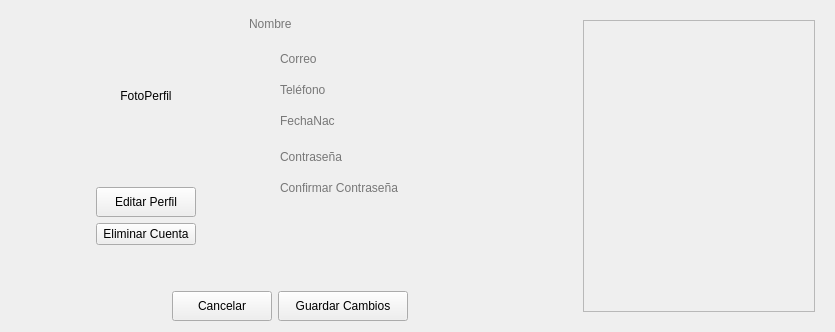
          <widget class="QWidget" name="page_miPerfilPac">
           <layout class="QGridLayout" name="gridLayout_73">
            <item row="0" column="0">
             <layout class="QHBoxLayout" name="horizontalLayout_82">
              <item>
               <spacer name="horizontalSpacer_89">
                <property name="orientation">
                 <enum>Qt::Horizontal</enum>
                </property>
                <property name="sizeHint" stdset="0">
                 <size>
                  <width>40</width>
                  <height>20</height>
                 </size>
                </property>
               </spacer>
              </item>
              <item>
               <layout class="QVBoxLayout" name="verticalLayout_36">
                <item>
                 <layout class="QHBoxLayout" name="horizontalLayout_83">
                  <item>
                   <layout class="QVBoxLayout" name="verticalLayout_37">
                    <item>
                     <layout class="QHBoxLayout" name="horizontalLayout_84">
                      <item>
                       <spacer name="horizontalSpacer_90">
                        <property name="orientation">
                         <enum>Qt::Horizontal</enum>
                        </property>
                        <property name="sizeType">
                         <enum>QSizePolicy::Fixed</enum>
                        </property>
                        <property name="sizeHint" stdset="0">
                         <size>
                          <width>10</width>
                          <height>20</height>
                         </size>
                        </property>
                       </spacer>
                      </item>
                      <item>
                       <widget class="QLabel" name="label_imgPerfilPaciente">
                        <property name="sizePolicy">
                         <sizepolicy hsizetype="Expanding" vsizetype="Expanding">
                          <horstretch>0</horstretch>
                          <verstretch>0</verstretch>
                         </sizepolicy>
                        </property>
                        <property name="minimumSize">
                         <size>
                          <width>170</width>
                          <height>170</height>
                         </size>
                        </property>
                        <property name="maximumSize">
                         <size>
                          <width>170</width>
                          <height>170</height>
                         </size>
                        </property>
                        <property name="layoutDirection">
                         <enum>Qt::LeftToRight</enum>
                        </property>
                        <property name="styleSheet">
                         <string notr="true"/>
                        </property>
                        <property name="text">
                         <string>FotoPerfil</string>
                        </property>
                        <property name="scaledContents">
                         <bool>true</bool>
                        </property>
                        <property name="alignment">
                         <set>Qt::AlignCenter</set>
                        </property>
                       </widget>
                      </item>
                      <item>
                       <spacer name="horizontalSpacer_91">
                        <property name="orientation">
                         <enum>Qt::Horizontal</enum>
                        </property>
                        <property name="sizeType">
                         <enum>QSizePolicy::Fixed</enum>
                        </property>
                        <property name="sizeHint" stdset="0">
                         <size>
                          <width>10</width>
                          <height>20</height>
                         </size>
                        </property>
                       </spacer>
                      </item>
                     </layout>
                    </item>
                    <item>
                     <layout class="QHBoxLayout" name="horizontalLayout_85">
                      <item>
                       <spacer name="horizontalSpacer_92">
                        <property name="orientation">
                         <enum>Qt::Horizontal</enum>
                        </property>
                        <property name="sizeType">
                         <enum>QSizePolicy::Fixed</enum>
                        </property>
                        <property name="sizeHint" stdset="0">
                         <size>
                          <width>40</width>
                          <height>20</height>
                         </size>
                        </property>
                       </spacer>
                      </item>
                      <item>
                       <widget class="QPushButton" name="btnEditarPaciente">
                        <property name="minimumSize">
                         <size>
                          <width>100</width>
                          <height>30</height>
                         </size>
                        </property>
                        <property name="maximumSize">
                         <size>
                          <width>100</width>
                          <height>30</height>
                         </size>
                        </property>
                        <property name="styleSheet">
                         <string notr="true"/>
                        </property>
                        <property name="text">
                         <string>Editar Perfil</string>
                        </property>
                       </widget>
                      </item>
                      <item>
                       <spacer name="horizontalSpacer_93">
                        <property name="orientation">
                         <enum>Qt::Horizontal</enum>
                        </property>
                        <property name="sizeType">
                         <enum>QSizePolicy::Fixed</enum>
                        </property>
                        <property name="sizeHint" stdset="0">
                         <size>
                          <width>40</width>
                          <height>20</height>
                         </size>
                        </property>
                       </spacer>
                      </item>
                     </layout>
                    </item>
                    <item>
                     <layout class="QHBoxLayout" name="horizontalLayout_122">
                      <item>
                       <spacer name="horizontalSpacer_139">
                        <property name="orientation">
                         <enum>Qt::Horizontal</enum>
                        </property>
                        <property name="sizeHint" stdset="0">
                         <size>
                          <width>40</width>
                          <height>20</height>
                         </size>
                        </property>
                       </spacer>
                      </item>
                      <item>
                       <widget class="QPushButton" name="pb_bajaPaciente">
                        <property name="text">
                         <string> Eliminar Cuenta </string>
                        </property>
                       </widget>
                      </item>
                      <item>
                       <spacer name="horizontalSpacer_138">
                        <property name="orientation">
                         <enum>Qt::Horizontal</enum>
                        </property>
                        <property name="sizeHint" stdset="0">
                         <size>
                          <width>40</width>
                          <height>20</height>
                         </size>
                        </property>
                       </spacer>
                      </item>
                     </layout>
                    </item>
                    <item>
                     <spacer name="verticalSpacer_34">
                      <property name="orientation">
                       <enum>Qt::Vertical</enum>
                      </property>
                      <property name="sizeHint" stdset="0">
                       <size>
                        <width>20</width>
                        <height>40</height>
                       </size>
                      </property>
                     </spacer>
                    </item>
                   </layout>
                  </item>
                  <item>
                   <layout class="QVBoxLayout" name="verticalLayout_38">
                    <item>
                     <widget class="QLineEdit" name="label_pagPaciente">
                      <property name="minimumSize">
                       <size>
                        <width>0</width>
                        <height>25</height>
                       </size>
                      </property>
                      <property name="styleSheet">
                       <string notr="true">font: 75 18pt &quot;MS Shell Dlg 2&quot;;
border:none;
background-color:transparent;</string>
                      </property>
                      <property name="readOnly">
                       <bool>true</bool>
                      </property>
                      <property name="placeholderText">
                       <string>Nombre</string>
                      </property>
                     </widget>
                    </item>
                    <item>
                     <spacer name="verticalSpacer_35">
                      <property name="orientation">
                       <enum>Qt::Vertical</enum>
                      </property>
                      <property name="sizeType">
                       <enum>QSizePolicy::Fixed</enum>
                      </property>
                      <property name="sizeHint" stdset="0">
                       <size>
                        <width>20</width>
                        <height>5</height>
                       </size>
                      </property>
                     </spacer>
                    </item>
                    <item>
                     <layout class="QHBoxLayout" name="horizontalLayout_86">
                      <item>
                       <widget class="QLabel" name="imgCorreo_3">
                        <property name="minimumSize">
                         <size>
                          <width>25</width>
                          <height>25</height>
                         </size>
                        </property>
                        <property name="maximumSize">
                         <size>
                          <width>25</width>
                          <height>25</height>
                         </size>
                        </property>
                        <property name="text">
                         <string/>
                        </property>
                        <property name="pixmap">
                         <pixmap resource="imgs/imgs.qrc">:/imgs/email.png</pixmap>
                        </property>
                        <property name="scaledContents">
                         <bool>true</bool>
                        </property>
                       </widget>
                      </item>
                      <item>
                       <widget class="QLineEdit" name="lineCorreoPaciente">
                        <property name="minimumSize">
                         <size>
                          <width>250</width>
                          <height>20</height>
                         </size>
                        </property>
                        <property name="styleSheet">
                         <string notr="true">font: 15pt &quot;MS Shell Dlg 2&quot;;
border:none;
background-color:transparent</string>
                        </property>
                        <property name="readOnly">
                         <bool>true</bool>
                        </property>
                        <property name="placeholderText">
                         <string>Correo</string>
                        </property>
                       </widget>
                      </item>
                     </layout>
                    </item>
                    <item>
                     <layout class="QHBoxLayout" name="horizontalLayout_87">
                      <item>
                       <widget class="QLabel" name="imgTel_5">
                        <property name="minimumSize">
                         <size>
                          <width>25</width>
                          <height>25</height>
                         </size>
                        </property>
                        <property name="maximumSize">
                         <size>
                          <width>25</width>
                          <height>25</height>
                         </size>
                        </property>
                        <property name="text">
                         <string/>
                        </property>
                        <property name="pixmap">
                         <pixmap resource="imgs/imgs.qrc">:/imgs/phone.png</pixmap>
                        </property>
                        <property name="scaledContents">
                         <bool>true</bool>
                        </property>
                       </widget>
                      </item>
                      <item>
                       <widget class="QLineEdit" name="lineTelPaciente">
                        <property name="minimumSize">
                         <size>
                          <width>200</width>
                          <height>20</height>
                         </size>
                        </property>
                        <property name="styleSheet">
                         <string notr="true">font: 15pt &quot;MS Shell Dlg 2&quot;;
border:none;
background-color:transparent</string>
                        </property>
                        <property name="maxLength">
                         <number>10</number>
                        </property>
                        <property name="readOnly">
                         <bool>true</bool>
                        </property>
                        <property name="placeholderText">
                         <string>Teléfono</string>
                        </property>
                       </widget>
                      </item>
                     </layout>
                    </item>
                    <item>
                     <layout class="QHBoxLayout" name="horizontalLayout_88">
                      <item>
                       <widget class="QLabel" name="imgTel_6">
                        <property name="minimumSize">
                         <size>
                          <width>25</width>
                          <height>25</height>
                         </size>
                        </property>
                        <property name="maximumSize">
                         <size>
                          <width>25</width>
                          <height>25</height>
                         </size>
                        </property>
                        <property name="text">
                         <string/>
                        </property>
                        <property name="pixmap">
                         <pixmap resource="imgs/imgs.qrc">:/imgs/calendar.png</pixmap>
                        </property>
                        <property name="scaledContents">
                         <bool>true</bool>
                        </property>
                       </widget>
                      </item>
                      <item>
                       <widget class="QLineEdit" name="lineFechaNacPaciente">
                        <property name="minimumSize">
                         <size>
                          <width>200</width>
                          <height>20</height>
                         </size>
                        </property>
                        <property name="styleSheet">
                         <string notr="true">font: 15pt &quot;MS Shell Dlg 2&quot;;
border:none;
background-color:transparent</string>
                        </property>
                        <property name="readOnly">
                         <bool>true</bool>
                        </property>
                        <property name="placeholderText">
                         <string>FechaNac</string>
                        </property>
                       </widget>
                      </item>
                     </layout>
                    </item>
                    <item>
                     <spacer name="verticalSpacer_36">
                      <property name="orientation">
                       <enum>Qt::Vertical</enum>
                      </property>
                      <property name="sizeType">
                       <enum>QSizePolicy::Fixed</enum>
                      </property>
                      <property name="sizeHint" stdset="0">
                       <size>
                        <width>20</width>
                        <height>5</height>
                       </size>
                      </property>
                     </spacer>
                    </item>
                    <item>
                     <layout class="QHBoxLayout" name="horizontalLayout_89">
                      <item>
                       <widget class="QLabel" name="imgCon1_3">
                        <property name="minimumSize">
                         <size>
                          <width>25</width>
                          <height>25</height>
                         </size>
                        </property>
                        <property name="maximumSize">
                         <size>
                          <width>25</width>
                          <height>25</height>
                         </size>
                        </property>
                        <property name="text">
                         <string/>
                        </property>
                        <property name="pixmap">
                         <pixmap resource="imgs/imgs.qrc">:/imgs/password.png</pixmap>
                        </property>
                        <property name="scaledContents">
                         <bool>true</bool>
                        </property>
                       </widget>
                      </item>
                      <item>
                       <widget class="QLineEdit" name="lineContraseniaPaciente">
                        <property name="minimumSize">
                         <size>
                          <width>200</width>
                          <height>20</height>
                         </size>
                        </property>
                        <property name="styleSheet">
                         <string notr="true">font: 15pt &quot;MS Shell Dlg 2&quot;;
border:none;
background-color:transparent</string>
                        </property>
                        <property name="echoMode">
                         <enum>QLineEdit::Password</enum>
                        </property>
                        <property name="readOnly">
                         <bool>true</bool>
                        </property>
                        <property name="placeholderText">
                         <string>Contraseña</string>
                        </property>
                        <property name="clearButtonEnabled">
                         <bool>false</bool>
                        </property>
                       </widget>
                      </item>
                      <item>
                       <spacer name="horizontalSpacer_94">
                        <property name="orientation">
                         <enum>Qt::Horizontal</enum>
                        </property>
                        <property name="sizeType">
                         <enum>QSizePolicy::Fixed</enum>
                        </property>
                        <property name="sizeHint" stdset="0">
                         <size>
                          <width>5</width>
                          <height>20</height>
                         </size>
                        </property>
                       </spacer>
                      </item>
                      <item>
                       <widget class="QPushButton" name="btnMostrarContrasena_5">
                        <property name="minimumSize">
                         <size>
                          <width>25</width>
                          <height>25</height>
                         </size>
                        </property>
                        <property name="maximumSize">
                         <size>
                          <width>25</width>
                          <height>25</height>
                         </size>
                        </property>
                        <property name="styleSheet">
                         <string notr="true">border:none;
background-color:transparent;</string>
                        </property>
                        <property name="text">
                         <string/>
                        </property>
                        <property name="icon">
                         <iconset resource="imgs/imgs.qrc">
                          <normaloff>:/imgs/NoView.png</normaloff>:/imgs/NoView.png</iconset>
                        </property>
                        <property name="iconSize">
                         <size>
                          <width>25</width>
                          <height>25</height>
                         </size>
                        </property>
                       </widget>
                      </item>
                     </layout>
                    </item>
                    <item>
                     <layout class="QHBoxLayout" name="horizontalLayout_90">
                      <item>
                       <widget class="QLabel" name="imgCon2_3">
                        <property name="minimumSize">
                         <size>
                          <width>25</width>
                          <height>25</height>
                         </size>
                        </property>
                        <property name="maximumSize">
                         <size>
                          <width>25</width>
                          <height>25</height>
                         </size>
                        </property>
                        <property name="text">
                         <string/>
                        </property>
                        <property name="pixmap">
                         <pixmap resource="imgs/imgs.qrc">:/imgs/passwordConf.png</pixmap>
                        </property>
                        <property name="scaledContents">
                         <bool>true</bool>
                        </property>
                       </widget>
                      </item>
                      <item>
                       <widget class="QLineEdit" name="lineConfirmaContraseniaPaciente">
                        <property name="minimumSize">
                         <size>
                          <width>200</width>
                          <height>20</height>
                         </size>
                        </property>
                        <property name="styleSheet">
                         <string notr="true">font: 15pt &quot;MS Shell Dlg 2&quot;;
border:none;
background-color:transparent</string>
                        </property>
                        <property name="echoMode">
                         <enum>QLineEdit::Password</enum>
                        </property>
                        <property name="readOnly">
                         <bool>true</bool>
                        </property>
                        <property name="placeholderText">
                         <string>Confirmar Contraseña</string>
                        </property>
                       </widget>
                      </item>
                      <item>
                       <spacer name="horizontalSpacer_95">
                        <property name="orientation">
                         <enum>Qt::Horizontal</enum>
                        </property>
                        <property name="sizeType">
                         <enum>QSizePolicy::Fixed</enum>
                        </property>
                        <property name="sizeHint" stdset="0">
                         <size>
                          <width>5</width>
                          <height>20</height>
                         </size>
                        </property>
                       </spacer>
                      </item>
                      <item>
                       <widget class="QPushButton" name="btnMostrarContrasena_6">
                        <property name="minimumSize">
                         <size>
                          <width>25</width>
                          <height>25</height>
                         </size>
                        </property>
                        <property name="maximumSize">
                         <size>
                          <width>25</width>
                          <height>25</height>
                         </size>
                        </property>
                        <property name="styleSheet">
                         <string notr="true">border:none;
background-color:transparent;</string>
                        </property>
                        <property name="text">
                         <string/>
                        </property>
                        <property name="icon">
                         <iconset resource="imgs/imgs.qrc">
                          <normaloff>:/imgs/NoView.png</normaloff>:/imgs/NoView.png</iconset>
                        </property>
                        <property name="iconSize">
                         <size>
                          <width>25</width>
                          <height>25</height>
                         </size>
                        </property>
                       </widget>
                      </item>
                     </layout>
                    </item>
                    <item>
                     <spacer name="verticalSpacer_37">
                      <property name="orientation">
                       <enum>Qt::Vertical</enum>
                      </property>
                      <property name="sizeHint" stdset="0">
                       <size>
                        <width>20</width>
                        <height>10</height>
                       </size>
                      </property>
                     </spacer>
                    </item>
                   </layout>
                  </item>
                 </layout>
                </item>
                <item>
                 <layout class="QHBoxLayout" name="horizontalLayout_91">
                  <item>
                   <spacer name="horizontalSpacer_96">
                    <property name="orientation">
                     <enum>Qt::Horizontal</enum>
                    </property>
                    <property name="sizeHint" stdset="0">
                     <size>
                      <width>40</width>
                      <height>20</height>
                     </size>
                    </property>
                   </spacer>
                  </item>
                  <item>
                   <widget class="QPushButton" name="btnCancelarEditarPaciente">
                    <property name="minimumSize">
                     <size>
                      <width>100</width>
                      <height>30</height>
                     </size>
                    </property>
                    <property name="maximumSize">
                     <size>
                      <width>100</width>
                      <height>30</height>
                     </size>
                    </property>
                    <property name="styleSheet">
                     <string notr="true"/>
                    </property>
                    <property name="text">
                     <string>Cancelar</string>
                    </property>
                   </widget>
                  </item>
                  <item>
                   <widget class="QPushButton" name="btnGuardarEditarPaciente">
                    <property name="minimumSize">
                     <size>
                      <width>130</width>
                      <height>30</height>
                     </size>
                    </property>
                    <property name="maximumSize">
                     <size>
                      <width>200</width>
                      <height>30</height>
                     </size>
                    </property>
                    <property name="styleSheet">
                     <string notr="true"/>
                    </property>
                    <property name="text">
                     <string>Guardar Cambios</string>
                    </property>
                   </widget>
                  </item>
                  <item>
                   <spacer name="horizontalSpacer_97">
                    <property name="orientation">
                     <enum>Qt::Horizontal</enum>
                    </property>
                    <property name="sizeHint" stdset="0">
                     <size>
                      <width>40</width>
                      <height>20</height>
                     </size>
                    </property>
                   </spacer>
                  </item>
                 </layout>
                </item>
               </layout>
              </item>
              <item>
               <spacer name="horizontalSpacer_98">
                <property name="orientation">
                 <enum>Qt::Horizontal</enum>
                </property>
                <property name="sizeType">
                 <enum>QSizePolicy::Expanding</enum>
                </property>
                <property name="sizeHint" stdset="0">
                 <size>
                  <width>40</width>
                  <height>20</height>
                 </size>
                </property>
               </spacer>
              </item>
              <item>
               <widget class="QWidget" name="nofi" native="true">
                <property name="minimumSize">
                 <size>
                  <width>250</width>
                  <height>100</height>
                 </size>
                </property>
                <layout class="QGridLayout" name="gridLayout_20">
                 <item row="0" column="0">
                  <widget class="QScrollArea" name="scrollArea_4">
                   <property name="minimumSize">
                    <size>
                     <width>200</width>
                     <height>0</height>
                    </size>
                   </property>
                   <property name="widgetResizable">
                    <bool>true</bool>
                   </property>
                   <widget class="QWidget" name="scrollAreaWidggwetContents_4">
                    <property name="geometry">
                     <rect>
                      <x>0</x>
                      <y>0</y>
                      <width>230</width>
                      <height>419</height>
                     </rect>
                    </property>
                    <layout class="QGridLayout" name="gridLayout_22">
                     <item row="0" column="0">
                      <layout class="QGridLayout" name="barraDeNoti"/>
                     </item>
                    </layout>
                   </widget>
                  </widget>
                 </item>
                </layout>
               </widget>
              </item>
             </layout>
            </item>
           </layout>
          </widget>
